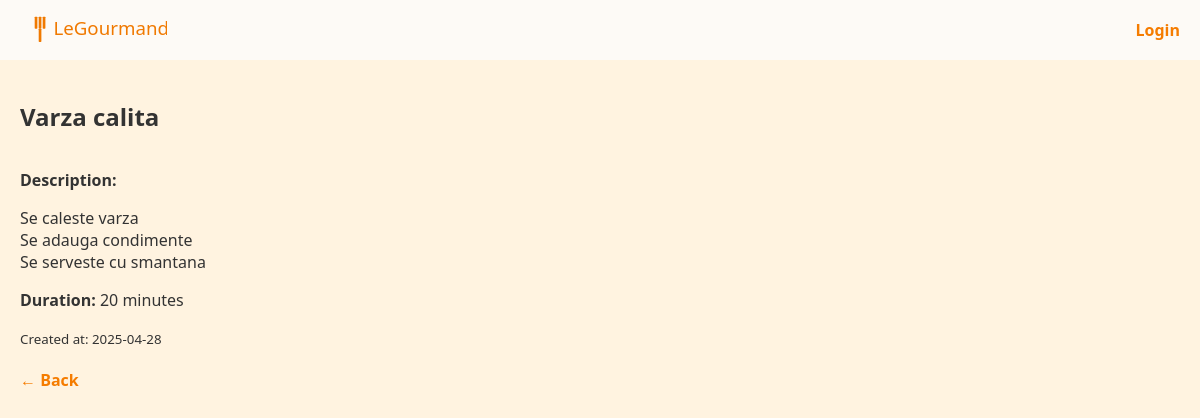
Page /recipe/7 on the earlier database version.
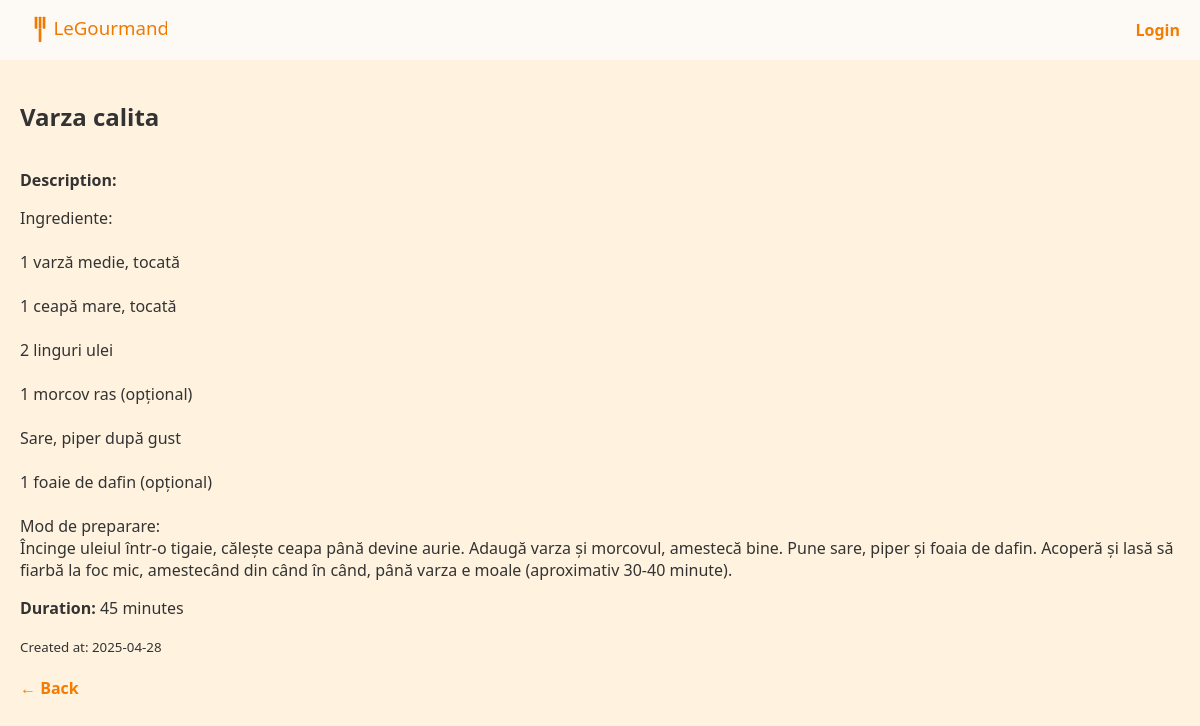
Same page on the later database version.
### recipes/models.py (models this page shows, shortened)
class Recipe(models.Model):
    user = models.ForeignKey(User, on_delete=models.CASCADE, related_name='recipes')
    title = models.CharField(max_length=200)
    description = models.CharField(max_length=5000)
    prep_time = models.CharField(max_length=4)
    created_at = models.DateTimeField(auto_now_add=True)

### recipes/views.py (the view)
# urls.py: path('<int:pk>', views.recipe_detail, name='recipe_detail'),
def recipe_detail(request, pk):
    recipe = get_object_or_404(Recipe, pk=pk)
    return render(request, 'recipe/detail.html', {'recipe': recipe})

### templates/recipe/detail.html (shortened to what this page needs)
{% extends "base.html" %}
{% block content %}
<div class="recipe-detail">
  <div class="recipe-detail-header">
    <h2>{{ recipe.title }}</h2>
  </div>
  <p><strong>Description:</strong></p>
  <p>{{ recipe.description |linebreaksbr }}</p>
  <p><strong>Duration:</strong> {{ recipe.prep_time }} minutes</p>
  <small>Created at: {{ recipe.created_at|date:"Y-m-d" }}</small>
  <div style="margin-top: 20px;">
    <a href="{% url 'home' %}" class="btn">← Back</a>
  </div>
</div>
{% endblock %}

Differences in the rows shown:
changed Recipe "Varza calita": description "Se caleste varza Se adauga condimente Se serveste cu smantana" → "Ingrediente: 1 varză medie, tocată 1 ceapă mare, tocată 2 linguri ulei 1 morcov ras (opțional) Sare, piper după gust 1 foaie de dafin (opțional) Mod de preparare: Încinge uleiul într-o tigaie, călește ceapa până devine aurie. Adaugă varza și morcovul, amestecă bine. Pune sare, piper și foaia de dafin. Acoperă și lasă să fiarbă la foc mic, amestecând din când în când, până varza e moale (aproximativ 30-40 minute)."; prep_time "20" → "45"
